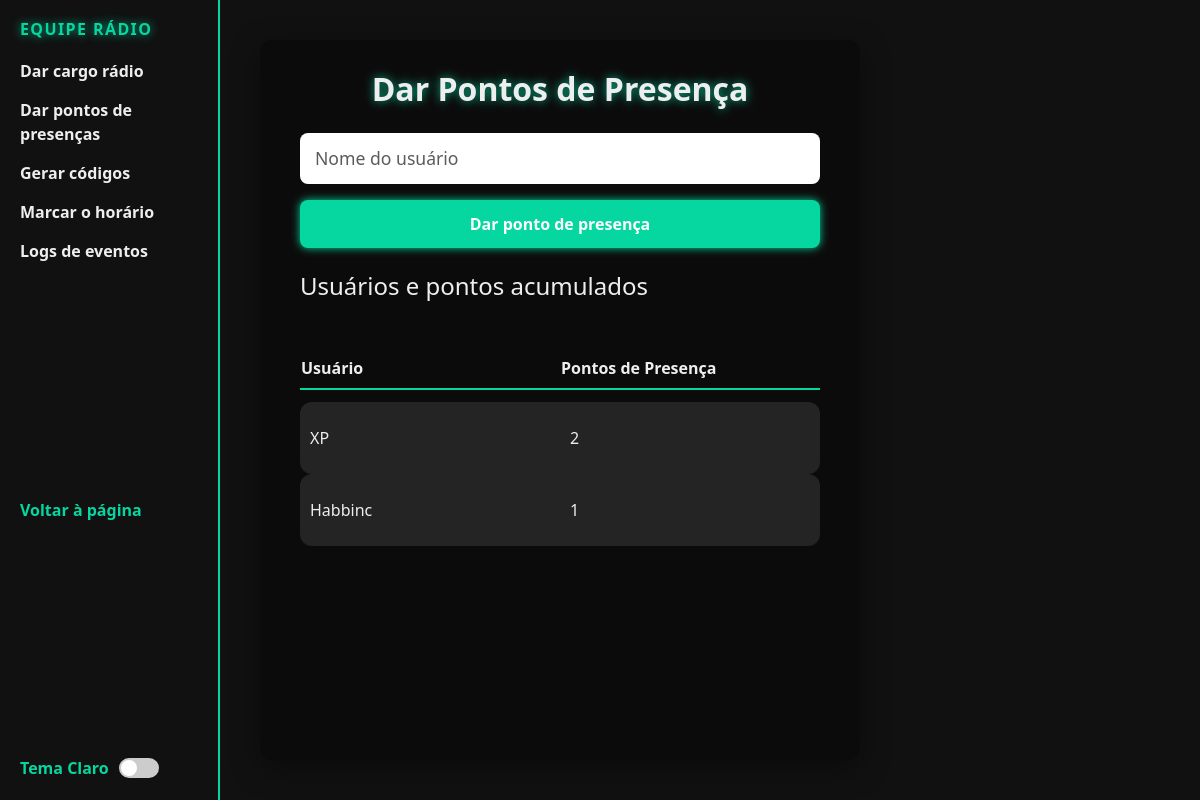
/panel/salsa-dar-pontos-presenca.php, run on the app's committed database.
### tables this page shows
CREATE TABLE `users` (
  `id` int(11) NOT NULL,
  `username` varchar(25) NOT NULL,
  `real_name` varchar(25) NOT NULL DEFAULT 'KREWS DEV',
  `password` varchar(64) NOT NULL,
  `mail` varchar(500) DEFAULT NULL,
  `mail_verified` enum('0','1') NOT NULL DEFAULT '0',
  `account_created` int(11) NOT NULL,
  `account_day_of_birth` int(11) NOT NULL DEFAULT 0,
  `last_login` int(11) NOT NULL DEFAULT 0,
  `last_online` int(11) NOT NULL DEFAULT 0,
  `motto` varchar(127) NOT NULL DEFAULT '',
  `look` varchar(256) NOT NULL DEFAULT 'hr-115-42.hd-195-19.ch-3030-82.lg-275-1408.fa-1201.ca-1804-64',
  `gender` enum('M','F') NOT NULL DEFAULT 'M',
  `rank` int(11) NOT NULL DEFAULT 1,
  `credits` int(11) NOT NULL DEFAULT 2500,
  `pontos_presenca` int(11) NOT NULL DEFAULT 0,
  `pixels` int(11) NOT NULL DEFAULT 500,
  `points` int(11) NOT NULL DEFAULT 10,
  `online` enum('0','1','2') NOT NULL DEFAULT '0',
  `auth_ticket` varchar(256) NOT NULL DEFAULT '',
  `ip_register` varchar(45) NOT NULL,
  `ip_current` varchar(45) NOT NULL COMMENT 'Have your CMS update this IP. If you do not do this IP banning won''t work!',
  `machine_id` varchar(64) NOT NULL DEFAULT '',
  `home_room` int(11) NOT NULL DEFAULT 0,
  `secret_key` varchar(40) DEFAULT NULL,
  `pincode` varchar(11) DEFAULT NULL,
  `extra_rank` int(11) DEFAULT NULL,
  `pontos_promocao` int(11) NOT NULL,
  `pontos_evento` int(11) NOT NULL,
  `referidos` int(11) NOT NULL,
  `discord` varchar(11) DEFAULT NULL COMMENT 'null',
  `capa` int(11) NOT NULL,
  `type` varchar(50) DEFAULT NULL COMMENT 'user',
  `tasks` text DEFAULT NULL COMMENT 'funções',
  `post_hoje` int(11) DEFAULT NULL COMMENT 'null',
  `pin` varchar(6) DEFAULT NULL,
  `contract_start` int(11) UNSIGNED DEFAULT NULL
);

### panel/salsa-dar-pontos-presenca.php (the view, shortened to what this page needs)
<?php
$conn = new mysqli("localhost", "root", "", "teste");
$lista_usuarios = $conn->query("SELECT username, pontos_presenca FROM users WHERE pontos_presenca > 0 ORDER BY pontos_presenca DESC");
?>
<!DOCTYPE html>
<html lang="pt-br" data-theme="dark">
<head>
<link href="https://cdn.jsdelivr.net/npm/bootstrap@5.3.0/dist/css/bootstrap.min.css" rel="stylesheet" />
</head>
<body>
<div class="menu-lateral">
  <h3>EQUIPE RÁDIO</h3>
  <a href="#">Dar cargo rádio</a>
  <a href="#">Dar pontos de presenças</a>
  <a href="#">Gerar códigos</a>
  <a href="#">Marcar o horário</a>
  <a href="#">Logs de eventos</a>
  <a href="salsa-bemvindo" style="margin-top: auto; color: var(--cor-primaria); font-weight: 700;">Voltar à página</a>
  <label class="toggle-theme" title="Alternar tema claro/escuro">
    <span>Tema Claro</span>
    <div class="toggle-switch">
      <span class="slider"></span>
    </div>
  </label>
</div>
<div class="container">
  <h2>Dar Pontos de Presença</h2>
  <form method="post" class="mb-4">
    <input type="text" name="username" placeholder="Nome do usuário" class="form-control mb-3" required autocomplete="off" />
    <button type="submit" name="dar_ponto" class="btn btn-primary">Dar ponto de presença</button>
  </form>
  <h4>Usuários e pontos acumulados</h4>
  <table>
    <thead>
      <tr>
        <th>Usuário</th>
        <th>Pontos de Presença</th>
      </tr>
    </thead>
    <tbody id="lista-usuarios-tbody">
      <?php if ($lista_usuarios && $lista_usuarios->num_rows > 0): ?>
        <?php while ($row = $lista_usuarios->fetch_assoc()): ?>
          <tr>
            <td><?php echo htmlspecialchars($row['username']); ?></td>
            <td><?php echo (int)$row['pontos_presenca']; ?></td>
          </tr>
        <?php endwhile; ?>
      <?php else: ?>
        <tr><td colspan="2" style="text-align:center;">Nenhum usuário encontrado.</td></tr>
      <?php endif; ?>
    </tbody>
  </table>
</div>
</body>
</html>

### panel/salsa-dar-pontos-presenca.php (style rules this page uses)
:root { --cor-bg: #111; --cor-bg-container: rgba(0,0,0,0.3); --cor-texto: #eee; --cor-primaria: #06d6a0; --cor-hover: #04ad7a; --cor-alert-success: #28a745; --cor-alert-danger: #dc3545; --cor-alert-warning: #ffc107; --sombra-texto: 0 0 10px rgba(6,214,160,0.8); }
body { background: var(--cor-bg); min-height: 100vh; margin: 0; font-family: 'Segoe UI', Tahoma, Geneva, Verdana, sans-serif; color: var(--cor-texto); display: flex; transition: background-color 0.3s ease, color 0.3s ease; }
.menu-lateral { width: 220px; background-color: var(--cor-bg); padding: 20px; box-sizing: border-box; display: flex; flex-direction: column; border-right: 2px solid var(--cor-primaria); }
.menu-lateral h3 { color: var(--cor-primaria); font-weight: 700; font-size: 16px; margin-bottom: 20px; letter-spacing: 1.4px; text-shadow: var(--sombra-texto); }
.menu-lateral a { color: var(--cor-texto); font-weight: 600; font-size: 16px; margin-bottom: 15px; text-decoration: none; cursor: pointer; transition: color 0.3s ease; }
.menu-lateral .toggle-theme { margin-top: auto; display: flex; align-items: center; gap: 10px; cursor: pointer; font-weight: 600; color: var(--cor-primaria); user-select: none; }
.toggle-switch { position: relative; width: 40px; height: 20px; }
.slider { position: absolute; cursor: pointer; top: 0; left: 0; right: 0; bottom: 0; background-color: #ccc; border-radius: 34px; transition: .4s; }
.slider:before { position: absolute; content: ""; height: 16px; width: 16px; left: 2px; bottom: 2px; background-color: white; border-radius: 50%; transition: .4s; }
.container { background: var(--cor-bg-container); backdrop-filter: blur(10px); -webkit-backdrop-filter: blur(10px); border-radius: 12px; padding: 30px 40px; max-width: 600px; width: 100%; box-shadow: 0 8px 30px rgba(0,0,0,0.4); margin: 40px; flex-grow: 1; transition: background-color 0.3s ease, color 0.3s ease; }
h2 { text-align: center; margin-bottom: 25px; font-weight: 700; text-shadow: var(--sombra-texto); }
input.form-control { border-radius: 8px; padding: 12px 15px; font-size: 1.1rem; border: none; outline: none; transition: box-shadow 0.3s ease; }
button.btn-primary { width: 100%; padding: 12px 0; font-weight: 600; border-radius: 8px; background-color: var(--cor-primaria); border: none; transition: background-color 0.3s ease; box-shadow: 0 0 8px var(--cor-primaria); }
table { margin-top: 30px; width: 100%; border-collapse: separate; border-spacing: 0 12px; color: var(--cor-texto); }
table thead th { text-align: left; font-weight: 600; border-bottom: 2px solid var(--cor-primaria); padding-bottom: 8px; }
table tbody tr { background: rgba(255,255,255,0.1); border-radius: 12px; transition: background-color 0.25s ease, transform 0.4s ease, opacity 0.4s ease; opacity: 0; transform: translateX(-30px); }
table tbody tr.show { opacity: 1; transform: translateX(0); }
table tbody td { padding: 12px 10px; }
tbody { display: block; max-height: 300px; overflow-y: auto; scrollbar-width: thin; scrollbar-color: var(--cor-primaria) transparent; }
thead, tbody tr { display: table; width: 100%; table-layout: fixed; }

### data on the page
users: username "XP", pontos_presenca "2"
users: username "Habbinc", pontos_presenca "1"
